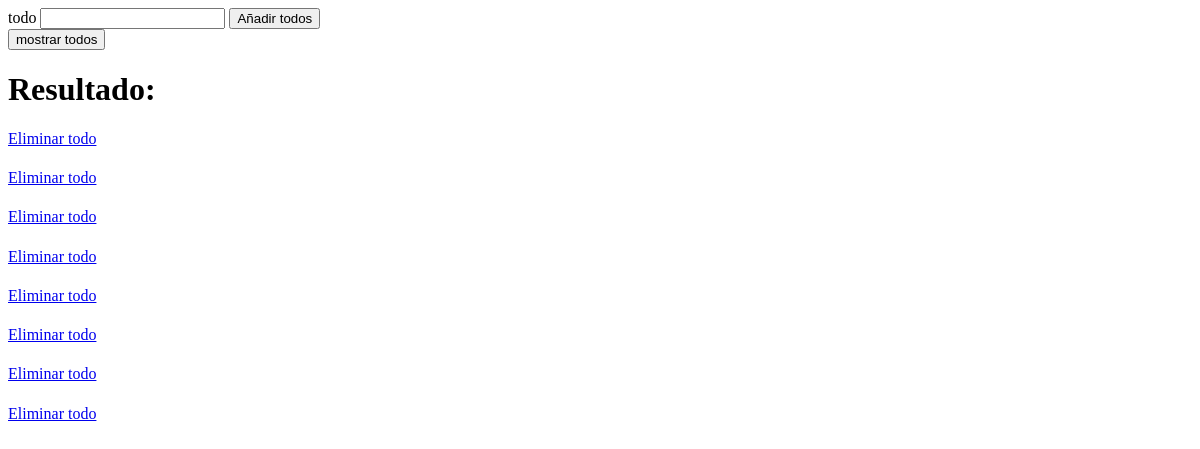
The page /todo.html on the database as committed earlier.
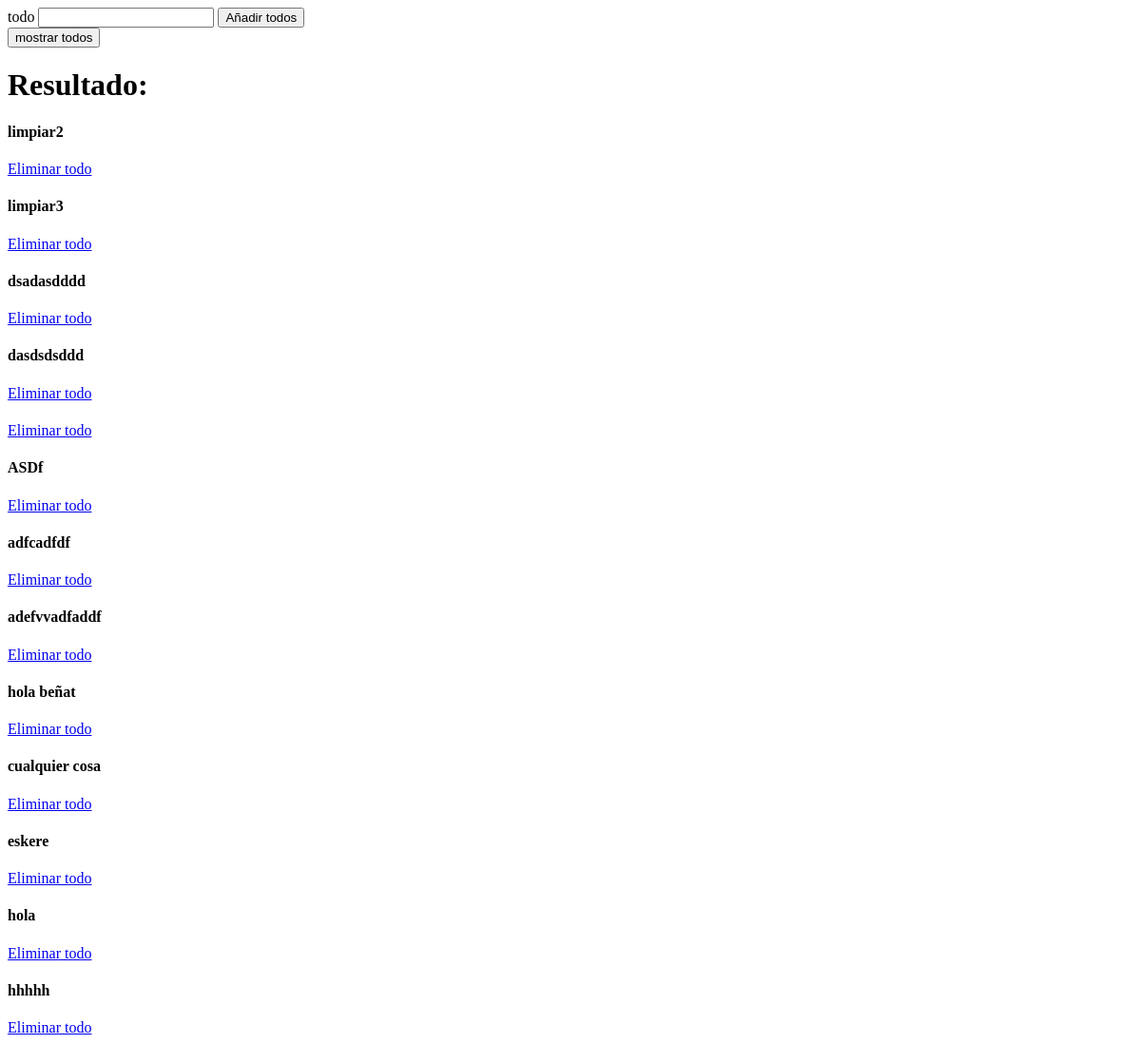
The same page on the database as committed later.
### tables this page shows
CREATE TABLE "TODO" (
	"ID"	INTEGER PRIMARY KEY AUTOINCREMENT,
	"NOMBRE"	STRING NOT NULL
);

### todo.py (the view)
@app.route('/todo.html',methods=['GET','POST'])
def index():
    if request.method == 'POST':
        insert()
    return render()

### todo.py (called while the page is built)
def getDb():
    conn = sqlite3.connect(DATABASE)
    return conn

def render():
    return render_template('todo.html', value = show())

def show():
    cur = getDb()
    select = '''SELECT * FROM TODO'''
    recs = cur.execute(select)
    result = []
    for row in recs:
        result.append(row)
    cur.close()
    return result

### templates/todo.html (shortened to what this page needs)
<!DOCTYPE html>
<html lang="en">
<head>
</head>
<body>
    <form action="/todo.html" method='POST'>
        <label>
            <label for="value">todo</label>
            <input type="value" id="value" name="value">
            <input type="submit" value="Añadir todos">
        </label>
    </form>
    <form action="/todo.html">
        <label>
            <input type="submit" value="mostrar todos">
        </label>
    </form>
    <h1>Resultado: </h1>
    {% for i in range(0,value|length)  %}
        <div>
            <h4>{{value[i][1]}}</h4>
            <a href="/eliminar/{{value[i][0]}}">Eliminar todo</a>
        </div>
    {% endfor %}
</body>
</html>

Rows that differ between the two databases and show on the page:
added TODO: NOMBRE "limpiar2"
added TODO: NOMBRE "limpiar3"
added TODO: NOMBRE "dsadasdddd"
added TODO: NOMBRE "dasdsdsddd"
added TODO: NOMBRE "ASDf"
added TODO: NOMBRE "adfcadfdf"
added TODO: NOMBRE "adefvvadfaddf"
added TODO: NOMBRE "hola beñat"
added TODO: NOMBRE "cualquier cosa"
added TODO: NOMBRE "eskere"
added TODO: NOMBRE "hola"
added TODO: NOMBRE "hhhhh"
Other text that changed with them:
new list line: "Eliminar todo"
list line gone: "Eliminar todo"
